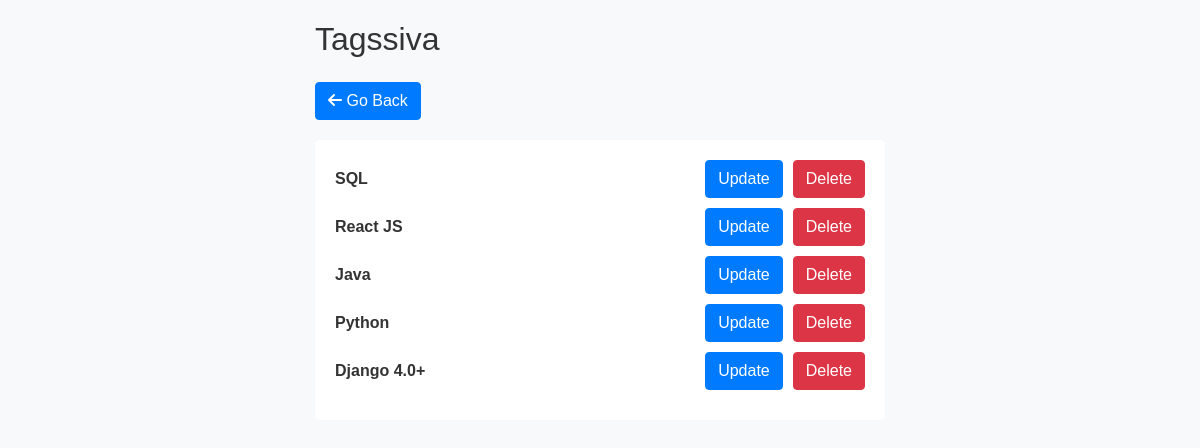
Page /tags (signed in) on the committed database.
### frontEnd/models.py (models this page shows, shortened)
class Tags(models.Model):
    name = models.CharField(max_length = 100)
    created = models.DateTimeField(auto_now_add=True)
    id = models.UUIDField(default=uuid.uuid4,unique=True,editable=False,primary_key=True)

### frontEnd/views.py (the view)
# urls.py: path('tags',views.allTags,name="homepageTags"),
def allTags(request):
    tags = Tags.objects.all()[::-1]
    return render(request,'frontEnd/tags.html',{'tags':tags})

### frontEnd/templates/frontEnd/tags.html (shortened to what this page needs)
<!DOCTYPE html>
<html lang="en">
<head>
  <link rel="stylesheet" href="https://stackpath.bootstrapcdn.com/bootstrap/4.5.2/css/bootstrap.min.css">
</head>
<body>
  <div class="container">
    <h2 class="mb-4">Tags{{request.user}}</h2>
    <button class="btn btn-primary go-back-btn" onclick="window.history.back()"><i class="fas fa-arrow-left"></i> Go Back</button>
    <div class="tag-card">
    {% for tag in tags %}
      <div class="tag-item">
        <div class="tag-name">{{tag.name}}</div>
        <div class="btn-container">
          <button class="btn btn-primary btn-update"><a href="{% url 'updateTag' tag.id %}" style="text-decoration: none;color:white;">Update</a></button>
          <button class="btn btn-danger btn-delete"><a href="{% url 'deleteTag' tag.id %}" style="text-decoration: none;color:white;">Delete</a></button>
        </div>
      </div>
      {% endfor %}
    </div>
  </div>
</body>
</html>

### frontEnd/templates/frontEnd/tags.html (style rules this page uses)
body { background-color: #F8F9FA; color: #333333; padding: 20px; font-family: Arial, sans-serif; }
.container { max-width: 600px; margin: 0 auto; }
.tag-card { background-color: #FFFFFF; border-radius: 5px; padding: 20px; margin-bottom: 20px; }
.tag-item { display: flex; align-items: center; justify-content: space-between; margin-bottom: 10px; }
.tag-name { font-weight: bold; }
.btn-container { display: flex; gap: 10px; }
.go-back-btn { margin-bottom: 20px; }

### rows in the picture
Tags: name "SQL"
Tags: name "React JS"
Tags: name "Java"
Tags: name "Python"
Tags: name "Django 4.0+"

### other values in the picture
{{ request.user }} "siva"
